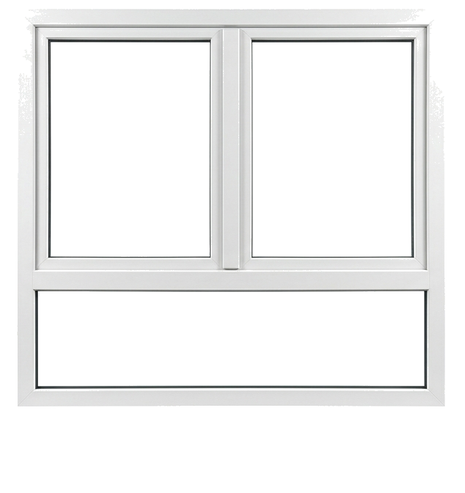
#> input picture img/fenster_2fluegel_unterlicht_aussen.png, 465 x 493 px, shrunk from 634 x 672 before the run
$ python -i cleanup-master-images.py   (imports and definitions only)
#> lines starting #> are read from the running program, lines starting #| are printed output that depends on the picture
#> in lade_und_croppe, im is the input picture: PIL image 465x493 RGB; mean R, G, B 242.7, 242.9, 242.8
#!/usr/bin/env python3
"""
Master-Bilder Cleanup (Sarah-Wunsch 29.04.2026 abends).

Was es macht:
- Aggressiver Crop schneidet weichen Drop-Shadow weg (Threshold 30 statt 8).
- Pro Konfig-Paar (Innen + Außen) gleiche Ziel-Canvas-Größe.
- Fenster zentriert mit gleichem prozentualen Padding.
- Bild-Inhalt selbst (Fenster) bleibt unverändert — nur Whitespace und Schatten weg.

Ergebnis: Im Konfigurator wirkt Innen↔Außen exakt identisch in Größe und
Positionierung; Übergänge zwischen verschiedenen Flügel-Konfigs sind sauber.
"""
from PIL import Image, ImageChops, ImageDraw
import os, sys

IMG_DIR = os.path.join(os.path.dirname(__file__), "..", "img")
IMG_DIR = os.path.abspath(IMG_DIR)

# Padding-Anteil rund ums Fenster auf der Ziel-Canvas (5% Rand)
PADDING_PCT = 0.05

# Konfig-Paare: (innen, außen) — werden aufeinander abgestimmt
PAARE = [
    # 1-Flügel-Familie
    ("fenster_standard.png",                     "fenster_aussen.png"),
    ("fenster_standard_links.png",               "fenster_aussen.png"),  # gleiche Außen
    # 2-Flügel
    ("fenster_2fluegel.png",                     "fenster_2fluegel_aussen.png"),
    # 3-Flügel
    ("fenster_3fluegel.png",                     "fenster_3fluegel_aussen.png"),
    # 1-Fl + Oberlicht
    ("fenster_oberlicht.png",                    "fenster_oberlicht_aussen.png"),
    # 2-Fl + Oberlicht
    ("fenster_2fluegel_oberlicht.png",           "fenster_2fluegel_oberlicht_aussen.png"),
    # 3-Fl + Oberlicht
    ("fenster_3fluegel_oberlicht.png",           "fenster_3fluegel_oberlicht_aussen.png"),
    # 1-Fl + Unterlicht
    ("fenster_unterlicht.png",                   "fenster_unterlicht_aussen.png"),
    # 2-Fl + Unterlicht
    ("fenster_2fluegel_unterlicht.png",          "fenster_2fluegel_unterlicht_aussen.png"),
    # 3-Fl + Unterlicht
    ("fenster_3fluegel_unterlicht.png",          "fenster_3fluegel_unterlicht_aussen.png"),
    # 1-Fl + Ober/Unter
    ("fenster_ober_unter.png",                   "fenster_ober_unter_aussen.png"),
    # 2-Fl + Ober/Unter
    ("fenster_2fluegel_ober_unter.png",          "fenster_2fluegel_ober_unter_aussen.png"),
    # 3-Fl + Ober/Unter
    ("fenster_3fluegel_ober_unter.png",          "fenster_3fluegel_ober_unter_aussen.png"),
    # Festverglasung (innen=außen, schon identisch)
    ("fenster_fest.png",                         "fenster_fest_aussen.png"),
    # Kipp (Kellerfenster)
    ("fenster_kipp.png",                         "fenster_kipp_aussen.png"),
    # Balkontür
    ("balkontuer_standard.png",                  "balkontuer_aussen.png"),
    # Haustür
    ("haustuer_standard.png",                    "haustuer_aussen.png"),
    # Hebeschiebetür
    ("hst_standard.png",                         "hst_aussen.png"),
]


def schatten_crop_bbox(im, threshold=30):
    """Findet die BBox des Fensters OHNE den weichen Drop-Shadow.
    threshold=30 ignoriert sehr helle Pixel (Schatten ~5-15 Differenz zu weiß)."""
#> called with threshold = 30
    rgb = im.convert("RGB")
    bg = Image.new("RGB", rgb.size, (255, 255, 255))
#> bg: PIL image 465x493 RGB; every value is 255
    diff = ImageChops.difference(rgb, bg)
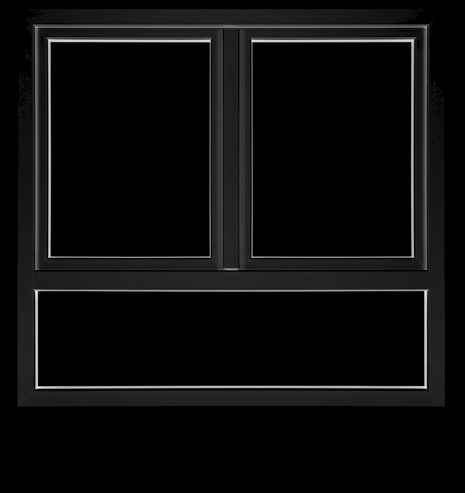
#> diff: PIL image 465x493 RGB; mean R, G, B 12.3, 12.1, 12.2
    # Nur Pixel die deutlich vom Weiß abweichen zählen als Inhalt
    diff = diff.point(lambda v: 255 if v > threshold else 0)
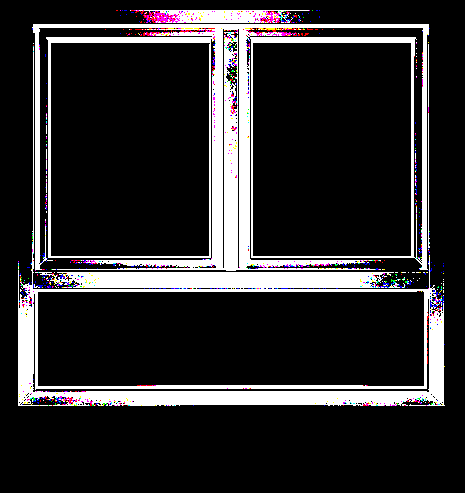
#> diff: PIL image 465x493 RGB; mean R, G, B 43.7, 42.2, 43.4
    return diff.getbbox()


def lade_und_croppe(path):
    """Lädt Bild und gibt das geschnittene Fenster (ohne Schatten) zurück."""
    im = Image.open(path).convert("RGB")
    bbox = schatten_crop_bbox(im, threshold=30)
#> bbox = (18, 10, 445, 406)
    if not bbox:
        # Fallback: tolerantester Crop
        bbox = schatten_crop_bbox(im, threshold=8)
    if bbox:
        im = im.crop(bbox)
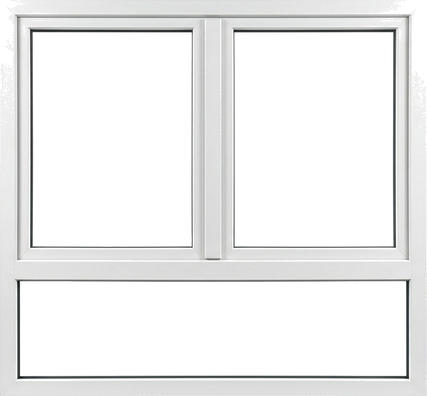
#> im: PIL image 427x396 RGB; mean R, G, B 238.4, 238.7, 238.5
    return im


# [89 lines left out: functions cleanup_paar, main, not called in this run]


# [2 lines not run here, left out]

>>> result = lade_und_croppe('../img/fenster_2fluegel_unterlicht_aussen.png')

$ run again, on img/fenster_4fluegel_aussen_v3.webp
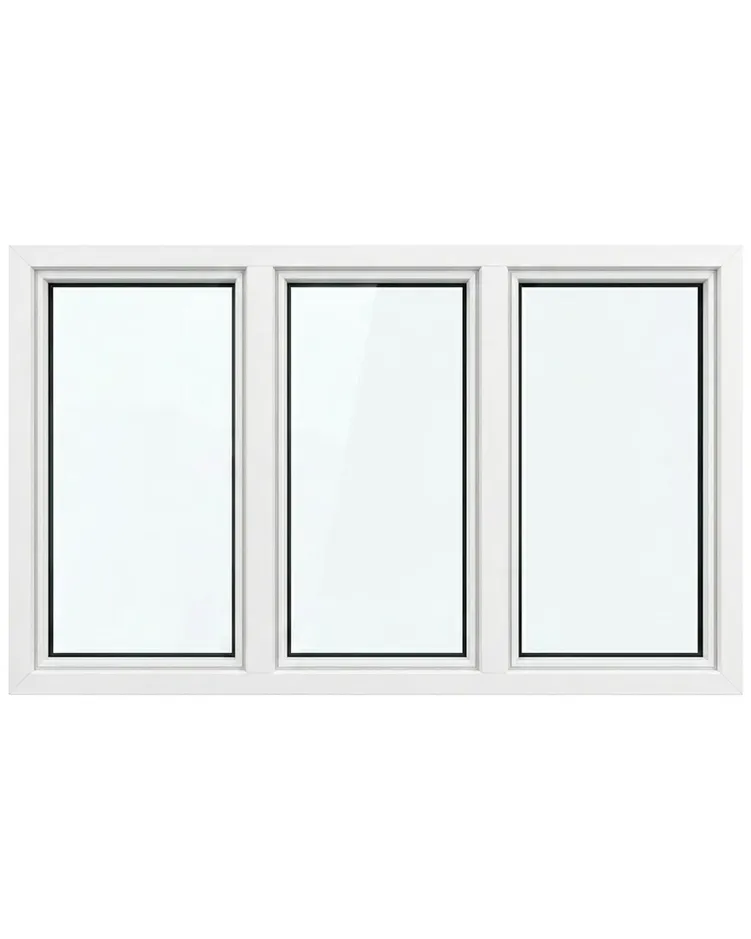
#> input picture img/fenster_4fluegel_aussen_v3.webp, 751 x 939 px, shrunk from 1024 x 1280 before the run
#> in lade_und_croppe, im is the input picture: PIL image 751x939 RGB; mean R, G, B 241.7, 243.7, 243.4
#> bg: PIL image 751x939 RGB; every value is 255
#> in schatten_crop_bbox, `diff = diff.point(lambda v: 255 if v > threshold else 0)`:
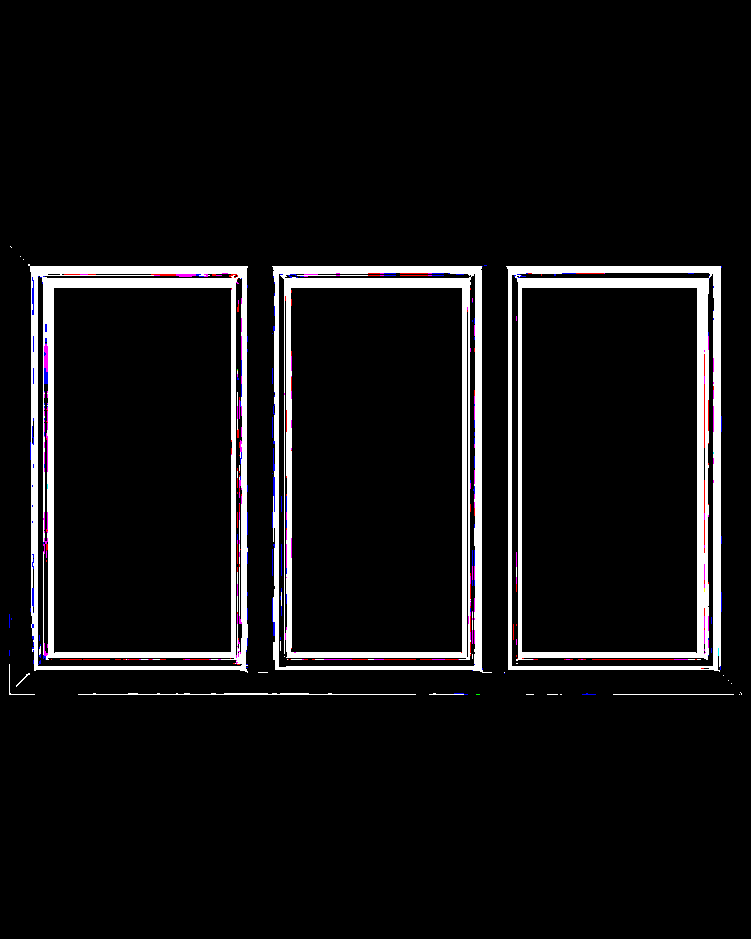
#> diff: PIL image 751x939 RGB; mean R, G, B 17.7, 16.9, 17.8
#> bbox = (9, 246, 742, 695)
#> in lade_und_croppe, `im = im.crop(bbox)`:
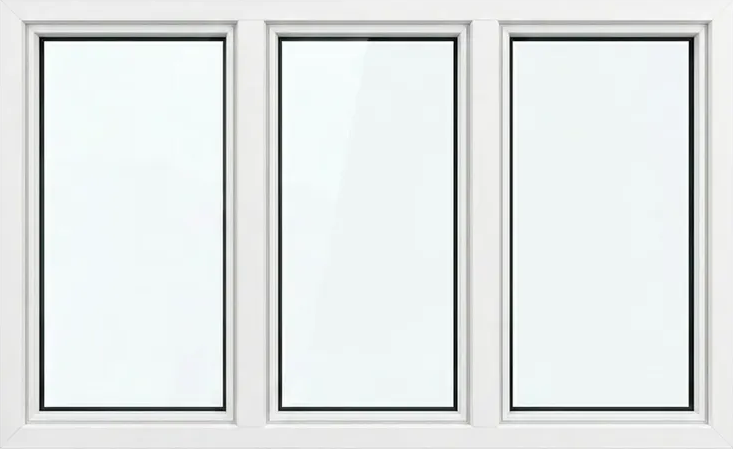
#> im: PIL image 733x449 RGB; mean R, G, B 226.6, 230.9, 230.3
